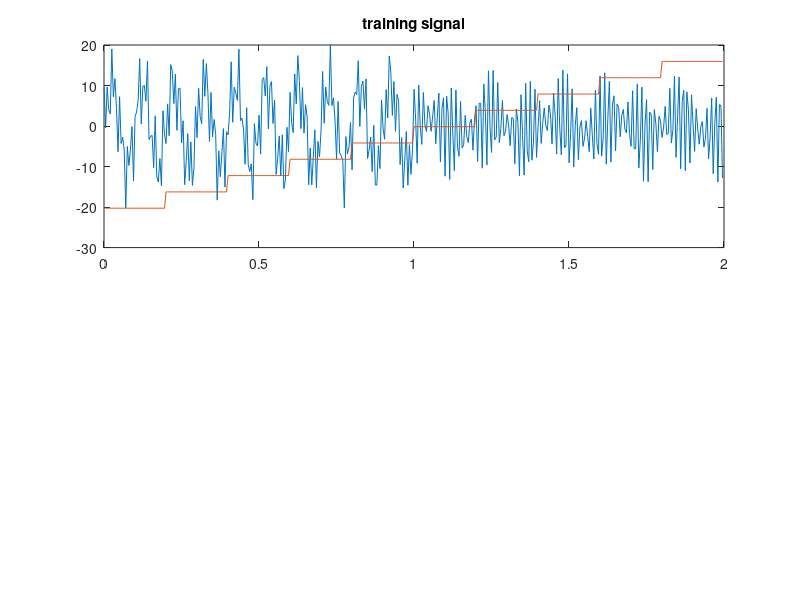

Recreate this plot in MATLAB. (Note: this script raises an error after producing the figure.)
close all;

% signal synthesis
sample_rate = 5000;
time = 2;
points = sample_rate * time;
x = time/points * [1:points]; % for plotting

% signal 1
amplitude = 10;
frequency = 10; % 10 Hz
t = x * 2*pi * frequency;
signal1 = amplitude * sin(t);

% signal 2
amplitude = 4;
frequency = 37;
phase = 1;
t = x * 2*pi * frequency + phase;
signal1 = signal1 + amplitude * sin(t);

% signal 3
amplitude = 7;
frequency = 78;
phase = 2;
t = x * 2*pi * frequency + phase;
signal1 = signal1 + amplitude * sin(t);

% signal 4
amplitude = 2;
frequency = 5; % 10 Hz
t = x * 2*pi * frequency;
signal2 = amplitude * sin(t);

% signal 5
amplitude = 8;
frequency = 67;
phase = .5;
t = x * 2*pi * frequency + phase;
signal2 = signal2 + amplitude * sin(t);

% signal 6
amplitude = 5;
frequency = 75;
phase = 1.1;
t = x * 2*pi * frequency + phase;
signal2 = signal2 + amplitude * sin(t);

signal = [signal1(1,1:floor(size(signal1,2)/2)),...
          signal2(1,1:ceil(size(signal2,2)/2))];

% plot original signal
%myfig1 = figure;
%plot (x,signal);

% training parameters
model_sample_rate = 200;
training_window = 40;
prediction_time = 1;
subsample = sample_rate / model_sample_rate;
network_type = 'mlp';
if strcmp(network_type,'lstm')
    numHiddenUnits = 10; % for LSTM
    history_length = 1;
else
    history_length = 10; % for MLP
end

% synthesize subsampled signal
x_sub = x(1:subsample:end);
signal_sub = signal(1:subsample:end);

% plot subsampled signal
myfig2 = subplot(2,1,1);
plot (x_sub,signal_sub);

% plot the training windows
min_val = min(signal_sub);
range = max(signal_sub) - min_val;
num_windows = numel(signal_sub)/training_window;
window_plot = zeros(size(signal_sub));
offset=0;
for i=1:numel(signal_sub)
    window_plot(1,i)=min_val+offset;
    if mod(i,training_window)==0
        offset = offset + range/num_windows;
    end
end
hold on;
plot(x_sub,window_plot);
title('training signal');

% allocate predicted signal
signal_pred = zeros(1,numel(signal_sub));

if strcmp(network_type,'lstm')
    % LSTM network
    layers = [ ...
        sequenceInputLayer(1)
        lstmLayer(numHiddenUnits)
        fullyConnectedLayer(1)
        regressionLayer];

else
    % MLP network
    layers = [ ...
        imageInputLayer([history_length,1,1]) ...
        fullyConnectedLayer(10) ...
        fullyConnectedLayer(1) ...
        regressionLayer];
end

% training parameters
options = trainingOptions('adam', ...
    'MaxEpochs',500, ...
    'GradientThreshold',1, ...
    'InitialLearnRate',0.005, ...
    'LearnRateSchedule','piecewise', ...
    'LearnRateDropPeriod',125, ...
    'LearnRateDropFactor',0.2, ...
    'Verbose',1);

for i = 1:training_window:numel(signal_sub)-prediction_time-training_window-1
    
    % extract x and y
    start_train = i;
    end_train = i+training_window-1;

    if strcmp(network_type,'lstm')
        x_train = signal_sub(start_train:end_train);

        start_pred = i+prediction_time;
        end_pred = i+training_window+prediction_time-1;
        y_train = signal_sub(start_pred:end_pred);
    else % for mlp
        x_train = [];
        y_train = [];
        for j=1:training_window
            start_idx = i-history_length+j;
            if start_idx < 1
                continue;
            end
            end_idx = i+j-1;
            x_train = [x_train;signal_sub(start_idx:end_idx)];
            y_train = [y_train;signal_sub(end_idx+prediction_time)];
        end
    end

    % train network
    if strcmp(network_type,'mlp')
        x_train2 = zeros(size(x_train,2),1,1,size(x_train,1));
        for j=1:size(x_train,1)
            x_train2(:,:,:,j) = reshape(x_train(j,1:size(x_train,2)),size(x_train,2),1,1);
        end
        net = trainNetwork(x_train2,y_train,layers,options);
    else
        net = trainNetwork(x_train,y_train,layers,options);
    end

    % predict next window
    start_pred_signal = i+training_window+prediction_time;
    end_pred_signal = min(i+2*training_window+prediction_time-1,...
                          numel(signal_pred));
    clip = i+2*training_window+prediction_time-1 - end_pred_signal;

    start_input = i+training_window;
    end_input = i+2*training_window-1-clip;
    x_input = signal_sub(start_input:end_input);

    if strcmp(network_type,'lstm')
        [net,...
            signal_pred(start_pred_signal:end_pred_signal)] = ...
                        predictAndUpdateState(net,x_input);
    else % mlp
        %x_input = signal_pred(start_pred_signal:end_pred_signal);
        x_input = [];
        for j=1:training_window
            start_idx = start_input-history_length+j;
            end_idx = start_input+j-1;
            if end_idx > size(signal_sub,2)
                break;
            end
            x_input = [x_input;signal_sub(start_idx:end_idx)];
        end
        x_input2 = zeros(size(x_train,2),1,1,size(x_train,1));
        for j=1:size(x_input,1)
            x_input2(:,:,:,j) = reshape(x_input(j,1:size(x_input,2)),size(x_input,2),1,1);
        end
        if sum(size(signal_pred(start_pred_signal:end_pred_signal)) ~= size(predict(net,x_input2)')) == 2
            signal_pred(start_pred_signal:end_pred_signal) = predict(net,x_input2)';
        else
            temp=predict(net,x_input2)';
            signal_pred(start_pred_signal:end_pred_signal) = temp(1,1:size(signal_pred(start_pred_signal:end_pred_signal),2));
        end
    end

    error = signal_pred(start_pred_signal:end_pred_signal) -...
                signal_sub(start_pred_signal:end_pred_signal);

    rmse = mean(error.^2)^.5;

    fprintf('rms of segment training window %d = %0.4f\n',floor((i-1)/training_window)+1,rmse);

    %figure;
    %plot(x_sub,signal_pred);
    
end

% plot predicted signal
subplot(2,1,2);
plot(x_sub,signal_pred);

% draw zigzgags on non-predicted area
hold on;
offset=0;
val=min_val;
for i=1:training_window+prediction_time-1
    window_plot(1,i)=val;
    val = val + 1;
    if val>min_val+range
        val = min_val;
    end
end

% draw training_windows
for i=training_window+prediction_time:numel(signal_sub)
    window_plot(1,i)=min_val+offset;
    if mod(i,training_window)==0
        offset = offset + range/num_windows;
    end
end
plot(x_sub,window_plot);

errors = signal_sub(training_window+prediction_time:end)-...
         signal_pred(training_window+prediction_time:end);

rmse = mean(errors.^2)^.5;
str = sprintf('predicted signal, rms = %0.4f',rmse);
title(str);
ylim([min_val,min_val+range]);
